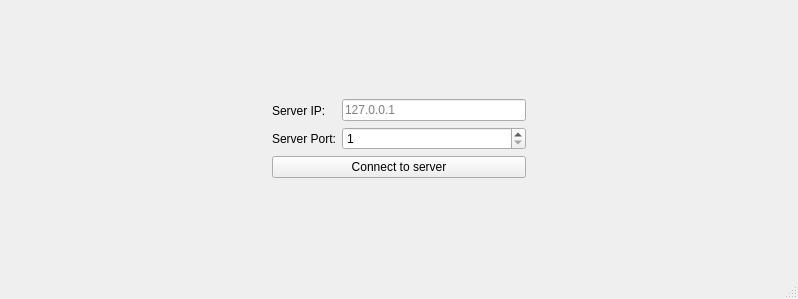
<?xml version="1.0" encoding="UTF-8"?>
<ui version="4.0">
 <class>ClientWindow</class>
 <widget class="QMainWindow" name="ClientWindow">
  <property name="geometry">
   <rect>
    <x>0</x>
    <y>0</y>
    <width>798</width>
    <height>299</height>
   </rect>
  </property>
  <property name="windowTitle">
   <string>Client</string>
  </property>
  <widget class="QWidget" name="centralwidget">
   <layout class="QVBoxLayout" name="verticalLayout_5">
    <item>
     <widget class="QStackedWidget" name="stackedWidget">
      <property name="currentIndex">
       <number>0</number>
      </property>
      <widget class="QWidget" name="connect">
       <layout class="QHBoxLayout" name="horizontalLayout">
        <item>
         <spacer name="horizontalSpacer">
          <property name="orientation">
           <enum>Qt::Horizontal</enum>
          </property>
          <property name="sizeHint" stdset="0">
           <size>
            <width>247</width>
            <height>20</height>
           </size>
          </property>
         </spacer>
        </item>
        <item>
         <layout class="QVBoxLayout" name="verticalLayout_4">
          <item>
           <spacer name="verticalSpacer">
            <property name="orientation">
             <enum>Qt::Vertical</enum>
            </property>
            <property name="sizeHint" stdset="0">
             <size>
              <width>20</width>
              <height>40</height>
             </size>
            </property>
           </spacer>
          </item>
          <item>
           <layout class="QVBoxLayout" name="verticalLayout_3">
            <item>
             <layout class="QHBoxLayout" name="horizontalLayout_2">
              <item>
               <layout class="QVBoxLayout" name="verticalLayout">
                <item>
                 <widget class="QLabel" name="label">
                  <property name="text">
                   <string>Server IP:</string>
                  </property>
                 </widget>
                </item>
                <item>
                 <widget class="QLabel" name="label_2">
                  <property name="text">
                   <string>Server Port:</string>
                  </property>
                 </widget>
                </item>
               </layout>
              </item>
              <item>
               <layout class="QVBoxLayout" name="verticalLayout_2">
                <item>
                 <widget class="QLineEdit" name="ipInput">
                  <property name="placeholderText">
                   <string>127.0.0.1</string>
                  </property>
                 </widget>
                </item>
                <item>
                 <widget class="QSpinBox" name="portInput">
                  <property name="minimum">
                   <number>1</number>
                  </property>
                  <property name="maximum">
                   <number>65535</number>
                  </property>
                 </widget>
                </item>
               </layout>
              </item>
             </layout>
            </item>
            <item>
             <widget class="QPushButton" name="connectButton">
              <property name="text">
               <string>Connect to server</string>
              </property>
             </widget>
            </item>
           </layout>
          </item>
          <item>
           <spacer name="verticalSpacer_2">
            <property name="orientation">
             <enum>Qt::Vertical</enum>
            </property>
            <property name="sizeHint" stdset="0">
             <size>
              <width>20</width>
              <height>40</height>
             </size>
            </property>
           </spacer>
          </item>
         </layout>
        </item>
        <item>
         <spacer name="horizontalSpacer_2">
          <property name="orientation">
           <enum>Qt::Horizontal</enum>
          </property>
          <property name="sizeHint" stdset="0">
           <size>
            <width>247</width>
            <height>20</height>
           </size>
          </property>
         </spacer>
        </item>
       </layout>
      </widget>
      <widget class="QWidget" name="home">
       <layout class="QHBoxLayout" name="horizontalLayout_3">
        <item>
         <spacer name="horizontalSpacer_3">
          <property name="orientation">
           <enum>Qt::Horizontal</enum>
          </property>
          <property name="sizeHint" stdset="0">
           <size>
            <width>243</width>
            <height>20</height>
           </size>
          </property>
         </spacer>
        </item>
        <item>
         <layout class="QVBoxLayout" name="verticalLayout_7">
          <item>
           <layout class="QVBoxLayout" name="verticalLayout_6">
            <item>
             <spacer name="verticalSpacer_3">
              <property name="orientation">
               <enum>Qt::Vertical</enum>
              </property>
              <property name="sizeHint" stdset="0">
               <size>
                <width>20</width>
                <height>40</height>
               </size>
              </property>
             </spacer>
            </item>
            <item>
             <widget class="QLabel" name="fileStatusLabel">
              <property name="font">
               <font>
                <pointsize>12</pointsize>
                <bold>true</bold>
               </font>
              </property>
              <property name="styleSheet">
               <string notr="true">color: red;</string>
              </property>
              <property name="text">
               <string>File not selected!</string>
              </property>
              <property name="alignment">
               <set>Qt::AlignCenter</set>
              </property>
             </widget>
            </item>
            <item>
             <widget class="QPushButton" name="selectFileButton">
              <property name="text">
               <string>Select file</string>
              </property>
             </widget>
            </item>
           </layout>
          </item>
          <item>
           <widget class="QPushButton" name="sendFileButton">
            <property name="text">
             <string>Send file</string>
            </property>
           </widget>
          </item>
          <item>
           <widget class="QTextEdit" name="logInput">
            <property name="maximumSize">
             <size>
              <width>16777215</width>
              <height>100</height>
             </size>
            </property>
            <property name="readOnly">
             <bool>true</bool>
            </property>
           </widget>
          </item>
          <item>
           <spacer name="verticalSpacer_4">
            <property name="orientation">
             <enum>Qt::Vertical</enum>
            </property>
            <property name="sizeHint" stdset="0">
             <size>
              <width>20</width>
              <height>40</height>
             </size>
            </property>
           </spacer>
          </item>
         </layout>
        </item>
        <item>
         <spacer name="horizontalSpacer_4">
          <property name="orientation">
           <enum>Qt::Horizontal</enum>
          </property>
          <property name="sizeHint" stdset="0">
           <size>
            <width>243</width>
            <height>20</height>
           </size>
          </property>
         </spacer>
        </item>
       </layout>
      </widget>
     </widget>
    </item>
   </layout>
  </widget>
  <widget class="QMenuBar" name="menubar">
   <property name="geometry">
    <rect>
     <x>0</x>
     <y>0</y>
     <width>798</width>
     <height>21</height>
    </rect>
   </property>
  </widget>
  <widget class="QStatusBar" name="statusbar"/>
 </widget>
 <resources/>
 <connections/>
</ui>
